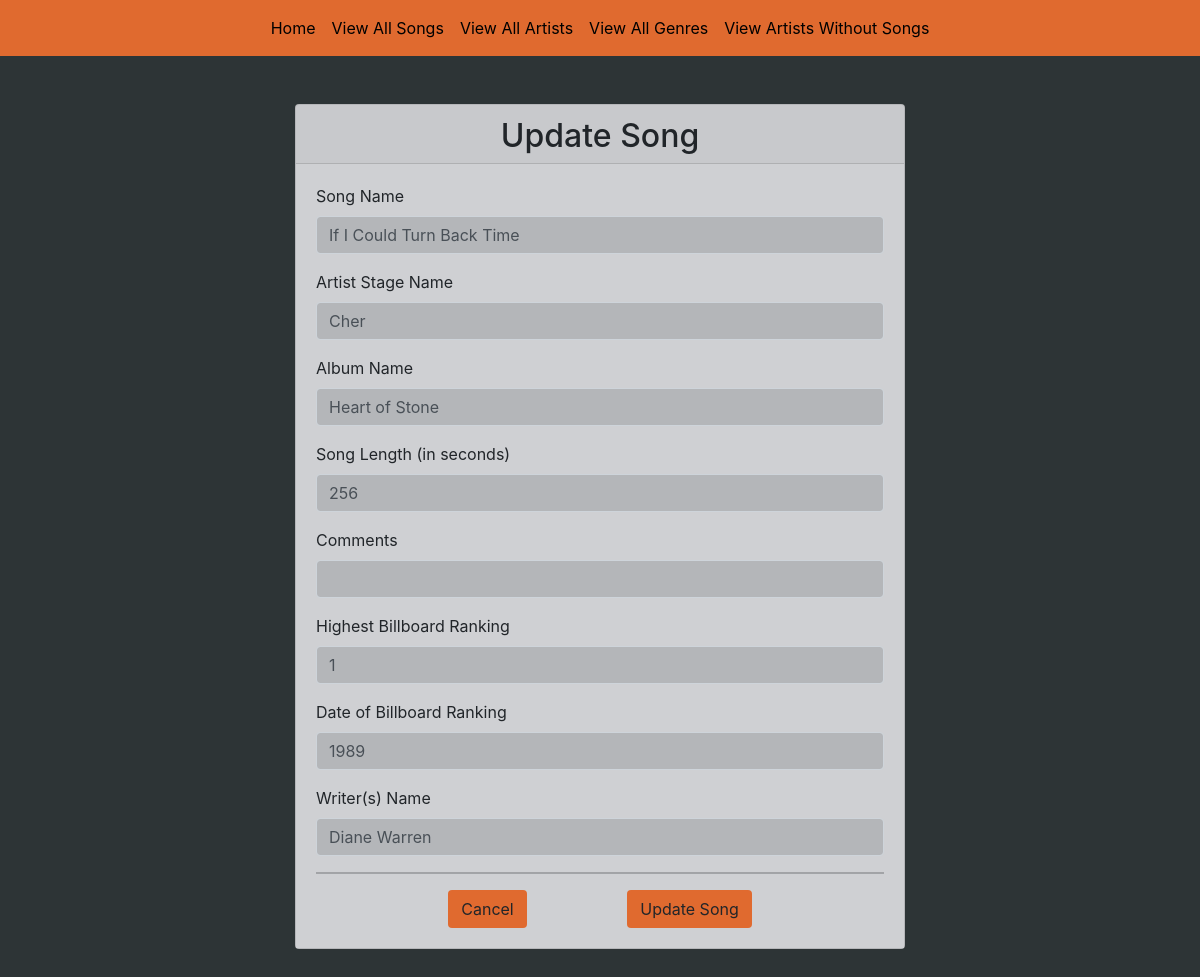
/edit_song.php?song_id=1&album_id=1, run on the app's committed database.
### tables this page shows
CREATE TABLE songs ( 
	song_id INT NOT NULL PRIMARY KEY AUTO_INCREMENT , 
	song_name VARCHAR(50) NOT NULL , 
	artist_id INT NOT NULL , 
	album_id INT NOT NULL  , 
	length_in_seconds INT NOT NULL , 
	comments TEXT NULL , 
	highest_billboard_ranking INT NULL , 
	date_of_billboard_ranking INT NULL , 
	writer_name VARCHAR(500) NOT NULL , 
  FOREIGN KEY (artist_id) REFERENCES artists(artist_id),
  FOREIGN KEY (album_id) REFERENCES albums(album_id)
);

CREATE TABLE artists ( 
	artist_id INT NOT NULL PRIMARY KEY AUTO_INCREMENT , 
	stage_name VARCHAR(50) NULL , 
	birth_name VARCHAR(50) NOT NULL , 
	date_of_birth DATE NOT NULL , 
	hometown VARCHAR(50) NULL , 
	date_of_death DATE NULL , 
	fun_fact TEXT NOT NULL 
);

CREATE TABLE albums ( 
	album_id INT NOT NULL PRIMARY KEY AUTO_INCREMENT , 
	album_name VARCHAR(50) NOT NULL , 
	artist_id INT NOT NULL , 
	record_label VARCHAR(50) NOT NULL , 
	genre_id INT NOT NULL , 
	release_date DATE NOT NULL , 
	notable_fact TEXT NULL,
  FOREIGN KEY (artist_id) REFERENCES artists(artist_id),
	FOREIGN KEY (genre_id) REFERENCES genres(genre_id)
 );

### edit_song.php (the view, shortened to what this page needs)
<?php
require 'db.php';
$song_id = $_GET['song_id'];
$song_info = 'SELECT song_id, song_name, stage_name, album_name, length_in_seconds, comments, highest_billboard_ranking, date_of_billboard_ranking, writer_name
                FROM songs
                    JOIN albums ON songs.album_id = albums.album_id
                    JOIN artists ON albums.artist_id = artists.artist_id
                        WHERE song_id = :song_id';
$song_query = $connection->prepare($song_info);
$song_query->execute([':song_id' => $song_id]);
$song = $song_query->fetch(PDO::FETCH_OBJ);
?>
<?php require 'header.php'; ?>
<div class="container" style="width: 40rem;">
    <div class="card mt-5 mb-5">
        <div class="card-header text-center">
            <h2>Update Song</h2>
        </div>
        <div class="card-body">
            <form method="post">
                <div class="form-group">
                    <label for="album_name">Song Name</label>
                    <input value="<?= $song->song_name; ?>" type="text" name="song_name" id="song_name"
                        class="form-control" required>
                </div>
                <div class="form-group">
                    <label for="stage_name">Artist Stage Name</label>
                    <input value="<?= $song->stage_name; ?>" type="text" name="stage_name" id="stage_name"
                        class="form-control">
                </div>
                <div class="form-group">
                    <label for="name">Album Name</label>
                    <input value="<?= $song->album_name; ?>" type="text" name="album_name" id="album_name"
                        class="form-control" required>
                </div>
                <div class="form-group">
                    <label for="record_label">Song Length (in seconds)</label>
                    <input value="<?= $song->length_in_seconds; ?>" type="text" name="length_in_seconds"
                        id="length_in_seconds" class="form-control" required>
                </div>
                <div class="form-group">
                    <label for="record_label">Comments</label>
                    <input value="<?= $song->comments; ?>" type="text" name="comments" id="comments"
                        class="form-control">
                </div>
                <div class="form-group">
                    <label for="release_date">Highest Billboard Ranking</label>
                    <input value="<?= $song->highest_billboard_ranking; ?>" type="text" name="highest_billboard_ranking"
                        id="highest_billboard_ranking" class="form-control">
                </div>
                <div class="form-group">
                    <label for="release_date">Date of Billboard Ranking</label>
                    <input value="<?= $song->date_of_billboard_ranking; ?>" type="text" name="date_of_billboard_ranking"
                        id="date_of_billboard_ranking" class="form-control">
                </div>
                <div class="form-group">
                    <label for="release_date">Writer(s) Name</label>
                    <input value="<?= $song->writer_name; ?>" type="text" name="writer_name" id="writer_name"
                        class="form-control" required>
                </div>
                <hr>
                <div class="text-center">
                    <button type="button" class="btn btn-color mr-5" value="Cancel"
                        onclick="history.go(-1)">Cancel</button>
                    <button type="submit" class="btn btn-color ml-5">Update Song</button>
                </div>
            </form>
        </div>
    </div>
</div>
<?php require 'footer.php'; ?>

### style.css (style rules this page uses)
body { background-color: #2D3436; }
.form-control { background-color:#2d34362a; }
.card, .card-body, .list-group-item, option { background-color: #cfd0d3; }
.btn-color { background-color: #e06a2f; }
.card-header { padding-bottom: 0rem; }

### data on the page
songs: song_name "If I Could Turn Back Time", stage_name "Cher", album_name "Heart of Stone", length_in_seconds "256", highest_billboard_ranking "1", date_of_billboard_ranking "1989", writer_name "Diane Warren"
